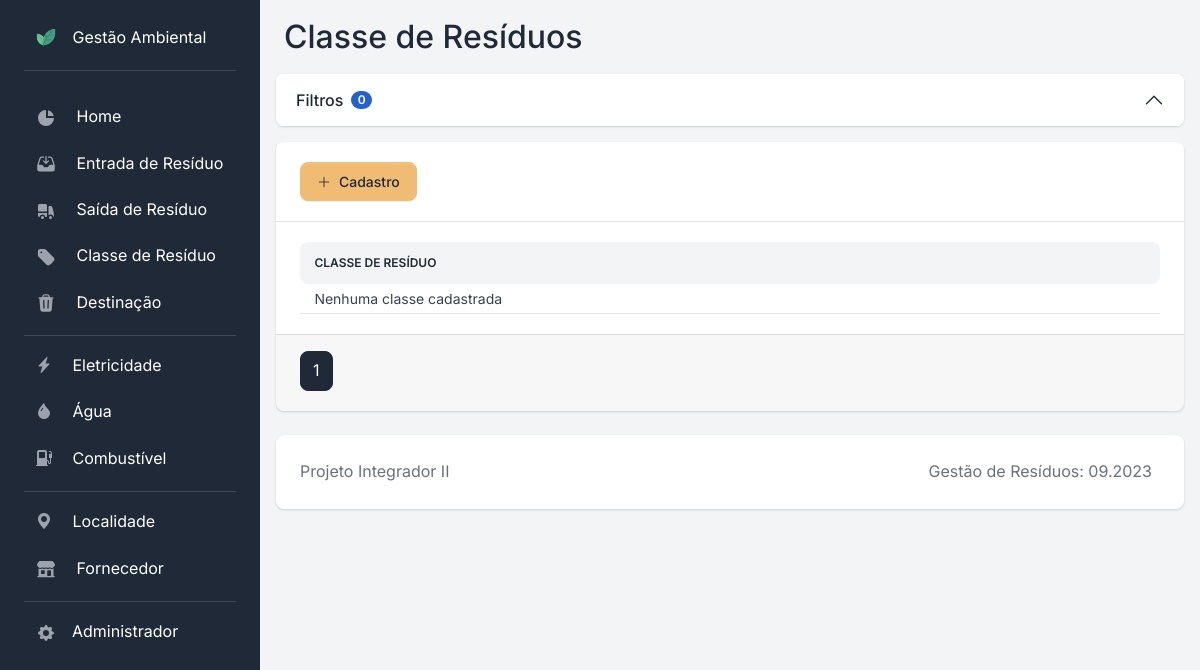
The app's page /classe/, older data.
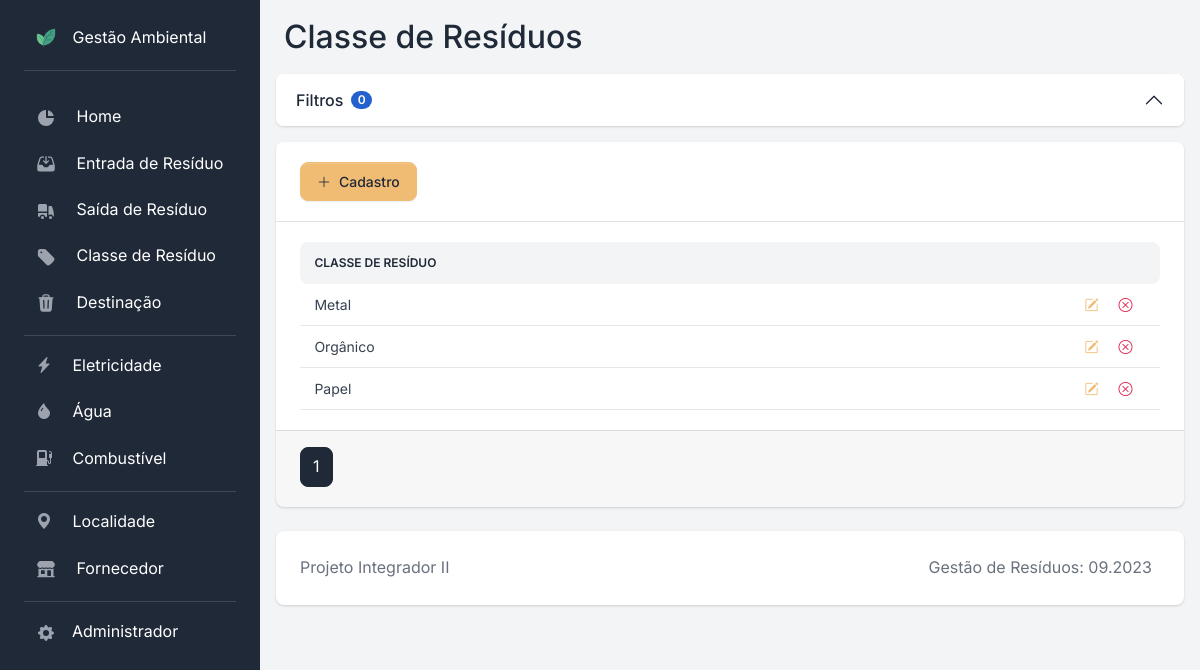
The same page, newer data.
### apps/classe/models.py (models this page shows, shortened)
class Classe(models.Model):
    id_classe = models.AutoField(primary_key=True)
    nome = models.CharField(max_length=50, null=False, blank=False)
    class Meta:
        db_table = "classe"
        verbose_name = "Classe"
        verbose_name_plural = "Classes"
        ordering = ["nome"]

### apps/classe/views.py (the view)
# urls.py: path("", views.classe_index, name="classe"),
def classe_index(request):
    page_number = request.GET.get("page")
    model_filter = ClasseFilter(request.GET, queryset=Classe.objects.all())
    query_paginated = Paginator(model_filter.qs, PAGESIZE)
    query_filtered = query_paginated.get_page(page_number)
    context = {
        "object_list": query_filtered,
        "filter_form": model_filter.form,
        "number_of_active_filters": count_active_filters(request, model_filter),
    }
    return render(request, "classe/classe.html", context)

### apps/utils.py (called while the page is built)
def count_active_filters(request, form):
    active_filters = []
    for field in request.GET.items():
        if field[0] != "page" and field[0] in form.data.keys() and field[1] != "":
            active_filters.append(field[0])
    return len(active_filters)

### templatetags/is_checkbox.py (called while the page is built)
@register.filter(name="is_multiple_choice")
def is_multiple_choice(field):
    return isinstance(field.field.widget, CheckboxSelectMultiple)

### templates/classe/classe.html (shortened to what this page needs)
{% extends 'base_card.html' %}
{% block title %}Classe de Resíduos{% endblock %}
{% block content %}
    <div class="table-responsive">
        <table class="table table-centered mb-0 rounded table-sm">
            <thead class="thead-light">
                <tr>
                    <th class="align-middle border-0 rounded-start">Classe de Resíduo</th>
                    <th class="align-middle border-0 rounded-end"></th>
                </tr>
            </thead>
            <tbody>
                {% for entry in object_list %}
                    <tr class="align-middle">
                        <td>{{ entry.nome }}</td>
                        <td>
                            <div class="d-flex justify-content-end me-3">
                                <a href="{% url 'classe_edit' pk=entry.id_classe %}" title="Editar">
                                    <button class="btn btn-sm shadow-none border-0">
                                        <i class="bi bi-pencil-square text-secondary"></i>
                                    </button>
                                </a>
                                <form onsubmit="return confirm('Confirmar deleção?');"
                                      action="{% url 'classe_delete' pk=entry.id_classe %}"
                                      method="POST"
                                      value="delete">
                                    <button class="btn btn-sm shadow-none border-0" title="Deletar">
                                        <i class="bi bi-x-circle text-danger"></i>
                                    </button>
                                </form>
                            </div>
                        </td>
                    </tr>
                {% empty %}
                    <tr>
                        <td colspan="5">Nenhuma classe cadastrada</td>
                    </tr>
                {% endfor %}
            </tbody>
        </table>
    </div>
{% endblock content %}

Row changes from the older to the newer data that the page shows:
added Classe: nome "Metal"
added Classe: nome "Orgânico"
added Classe: nome "Papel"
Text that changed along with them:
text no longer shown: "Nenhuma classe cadastrada"
